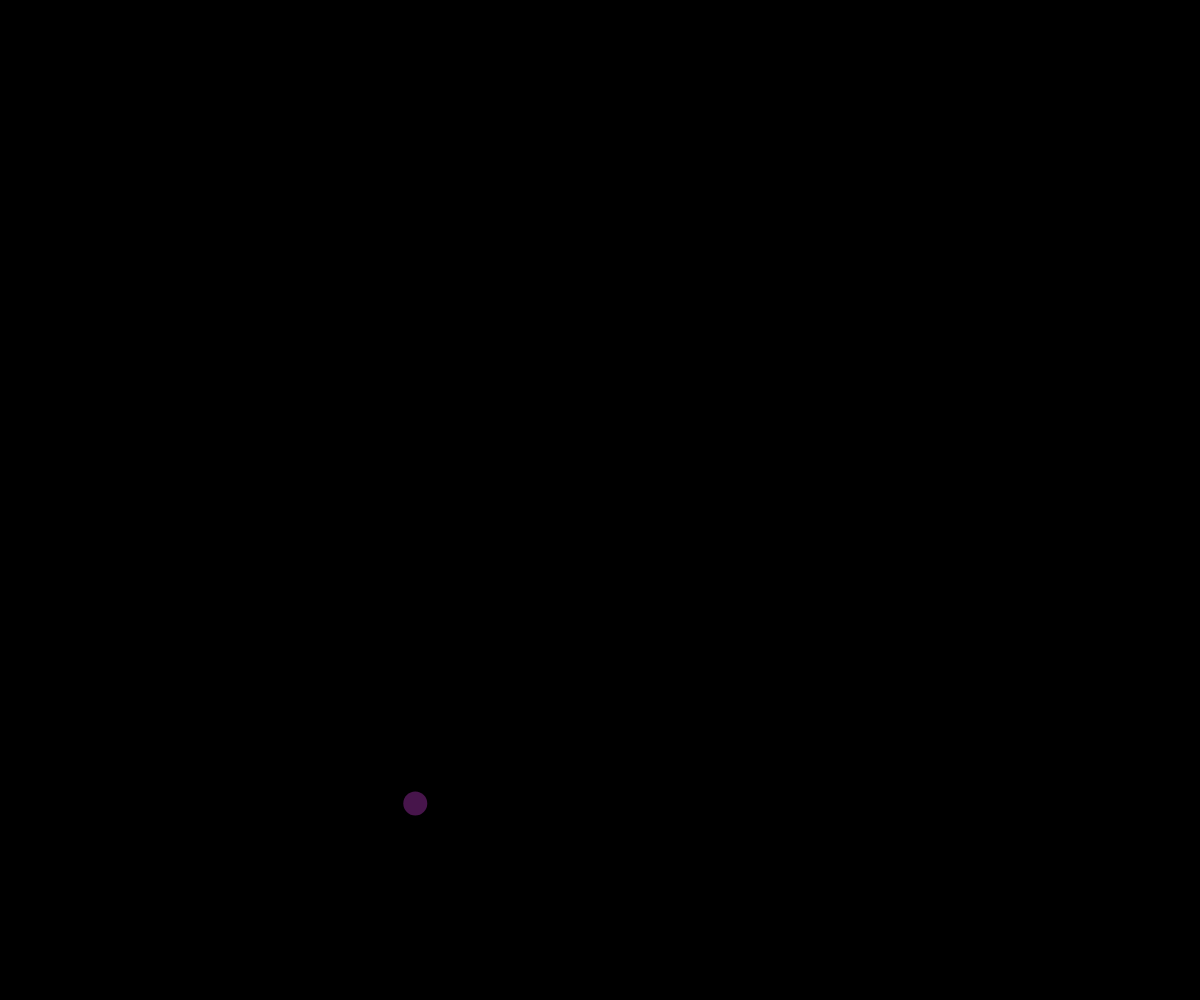
Frame 1 (no input)
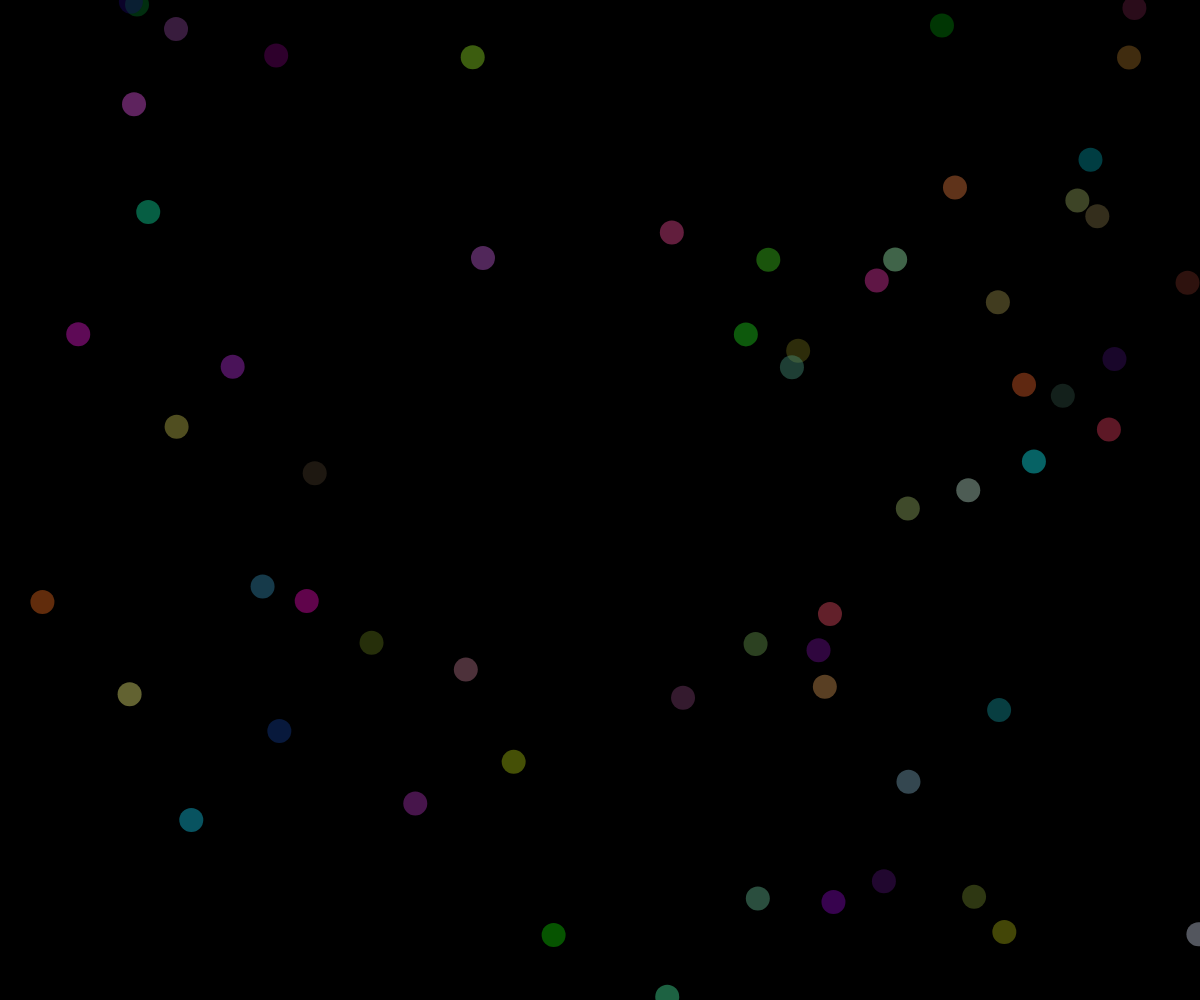
Frame 60 (no input)
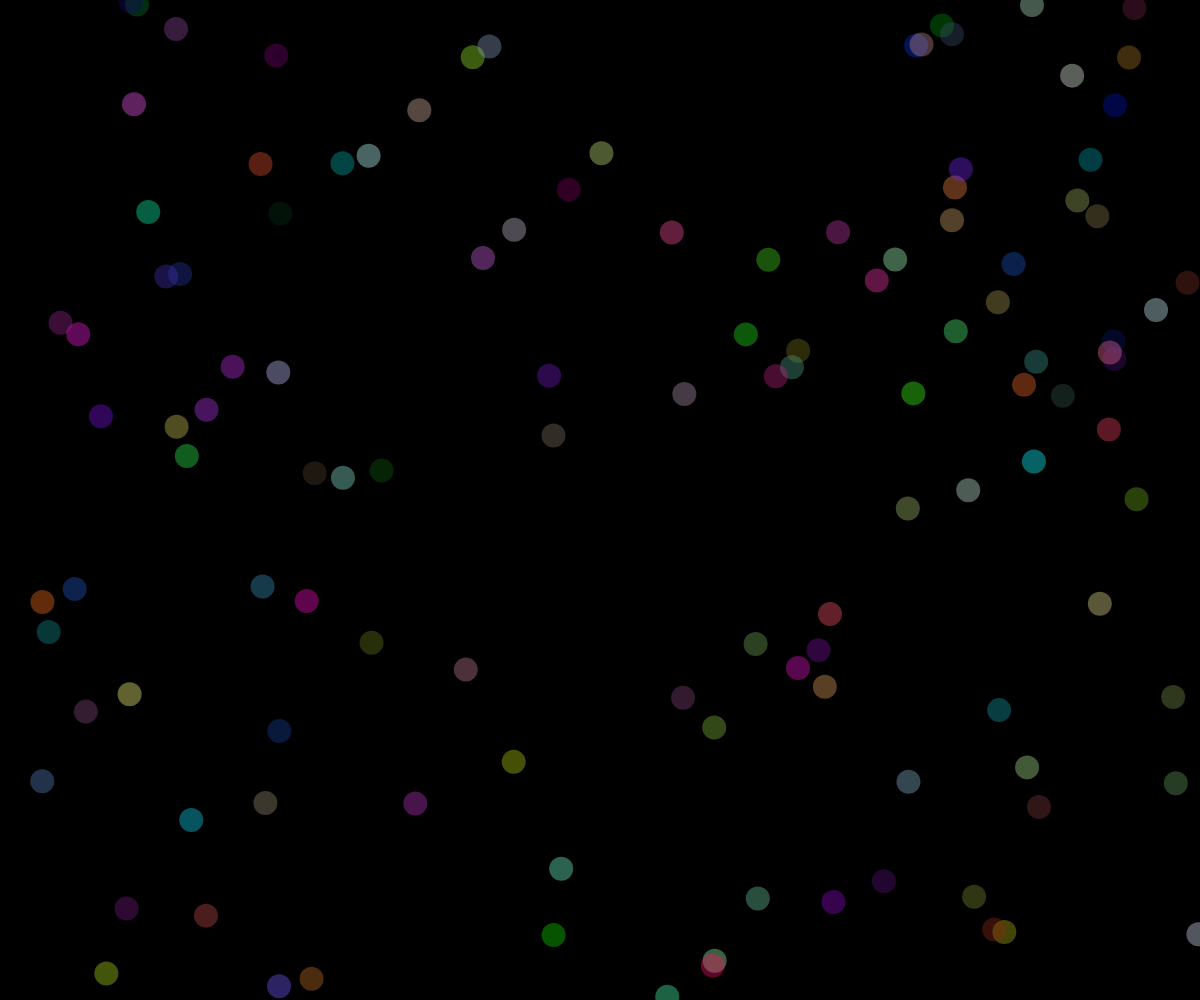
Frame 120 (the mouse pressed at the canvas centre since frame 60)

The p5.js sketch that drew these frames (run headless with seeded random() and noise() and a simulated clock; from frame 60 on, the mouse is pressed at the canvas centre):

// p5.js sketch
// ── sketch.js
let r, g, b, x, y; 

function setup() {
    createCanvas(windowWidth, windowHeight);
    background(0); 
}

function draw() { 
    r = random(0, 255);
    g = random(0, 255); 
    b = random(0, 255); 
    x = random(0, width); 
    y = random(0, height); 
    noStroke();
    fill(r, g, b, 100);
    circle(x, y, 24);
}
